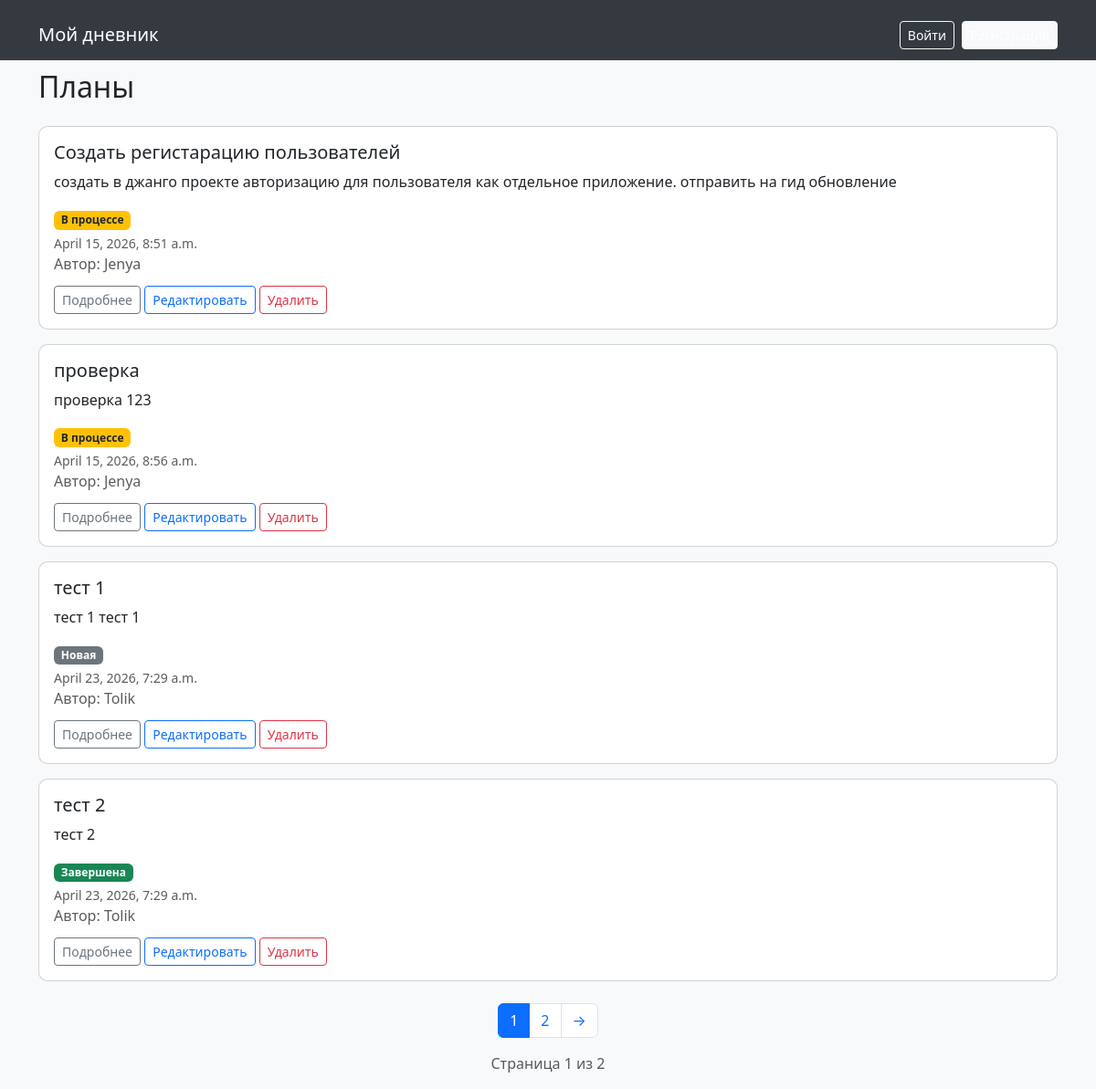
Before: / with the older database file.
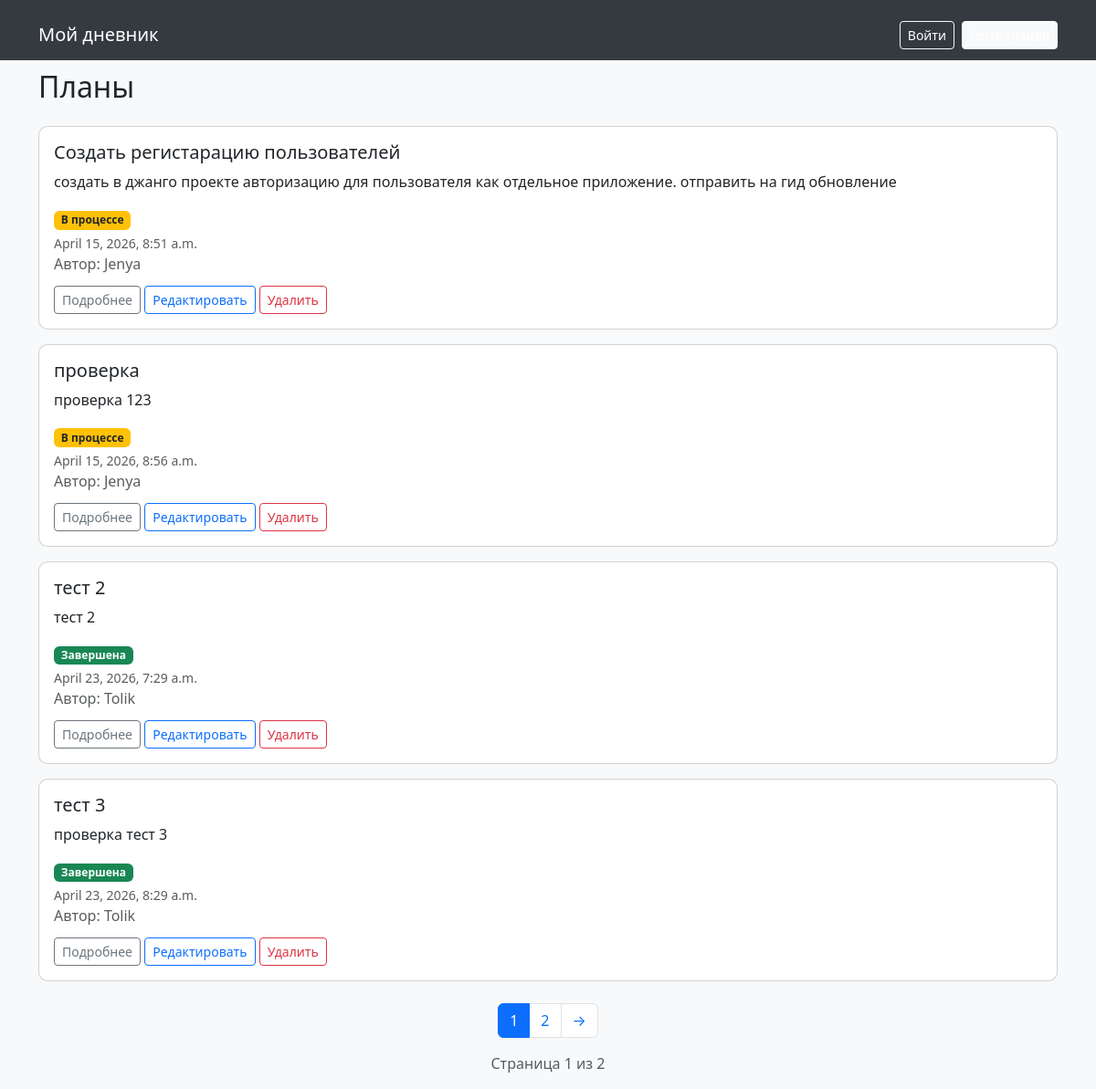
After: the same page with the newer database file.
### entries/models.py (models this page shows, shortened)
class Entry(models.Model):
    STATUS_CHOICES = [
        ("new", "Новая"),
        ("progress", "В процессе"),
        ("done", "Завершена"),
    ]
    user = models.ForeignKey(User, on_delete=models.CASCADE)
    title = models.CharField(max_length=200)
    content = models.TextField()
    date_created = models.DateTimeField(default=timezone.now)
    time_limit = models.DateTimeField(null=True, blank=True)
    status = models.CharField(
        max_length=20,
        choices=STATUS_CHOICES,
        default = "new",
    )
    is_deleted = models.BooleanField(default=False)
    class Meta:
        verbose_name_plural = 'Entries'

### entries/views.py (the view, shortened to what this page needs)
# urls.py: path("", EntryListView.as_view(), name="entry_list"),
class EntryListView(ListView):
    model = Entry
    template_name = "entries/entry_list.html"
    context_object_name = "entries"
    paginate_by = 4
    def get_queryset(self):
        return Entry.objects.filter(is_deleted=False)

### entries/templates/entries/entry_list.html (shortened to what this page needs)
{% extends 'base.html' %}
{% block content %}
<h2 class="mb-4">Планы</h2>
{% for entry in entries %}
<div class="card p-3 mb-3">
    <h5>{{ entry.title }}</h5>
    <p>{{ entry.content|truncatewords:15 }}</p>
    <p class="mb-1">
        <span class="badge
            {% if entry.status == 'new' %}
                bg-secondary
            {% elif entry.status == 'progress' %}
                bg-warning text-dark
            {% elif entry.status == 'done' %}
                bg-success
            {% endif %}
        ">
            {{ entry.get_status_display }}
        </span>
    </p>
    <small class="text-muted">{{ entry.date_created }}</small>
    <p class="text-muted mb-1">Автор: {{ entry.user.username }}</p>
    <div class="mt-2">
        <a href="{% url 'entry_detail' entry.id %}" class="btn btn-sm btn-outline-secondary">Подробнее</a>
        <a href="{% url 'entry_edit' entry.id %}" class="btn btn-sm btn-outline-primary">Редактировать</a>
        <a href="{% url 'entry_delete' entry.id %}" class="btn btn-sm btn-outline-danger">Удалить</a>
    </div>
</div>
{% empty %}
<p>Записей пока нет</p>
{% endfor %}
{% if is_paginated %}
<nav class="mt-4">
    <ul class="pagination justify-content-center">
        {% for num in page_obj.paginator.page_range %}
        <li class="page-item {% if page_obj.number == num %}active{% endif %}">
            <a class="page-link" href="?page={{ num }}">{{ num }}</a>
        </li>
        {% endfor %}
        {% if page_obj.has_next %}
        <li class="page-item">
            <a class="page-link" href="?page={{ page_obj.next_page_number }}">
                →
            </a>
        </li>
        {% endif %}
    </ul>
</nav>
<p class="text-center text-muted">
    Страница {{ page_obj.number }} из {{ page_obj.paginator.num_pages }}
</p>
{% endif %}
{% endblock %}

Changed rows visible on the page:
no longer on this page (row edited): Entry: title "тест 1", content "тест 1 тест 1", status "Новая", date_created "April 23, 2026, 7:29 a.m.", user.username "Tolik"
now on this page (row unchanged): Entry: title "тест 3", content "проверка тест 3", status "Завершена", date_created "April 23, 2026, 8:29 a.m.", user.username "Tolik"
